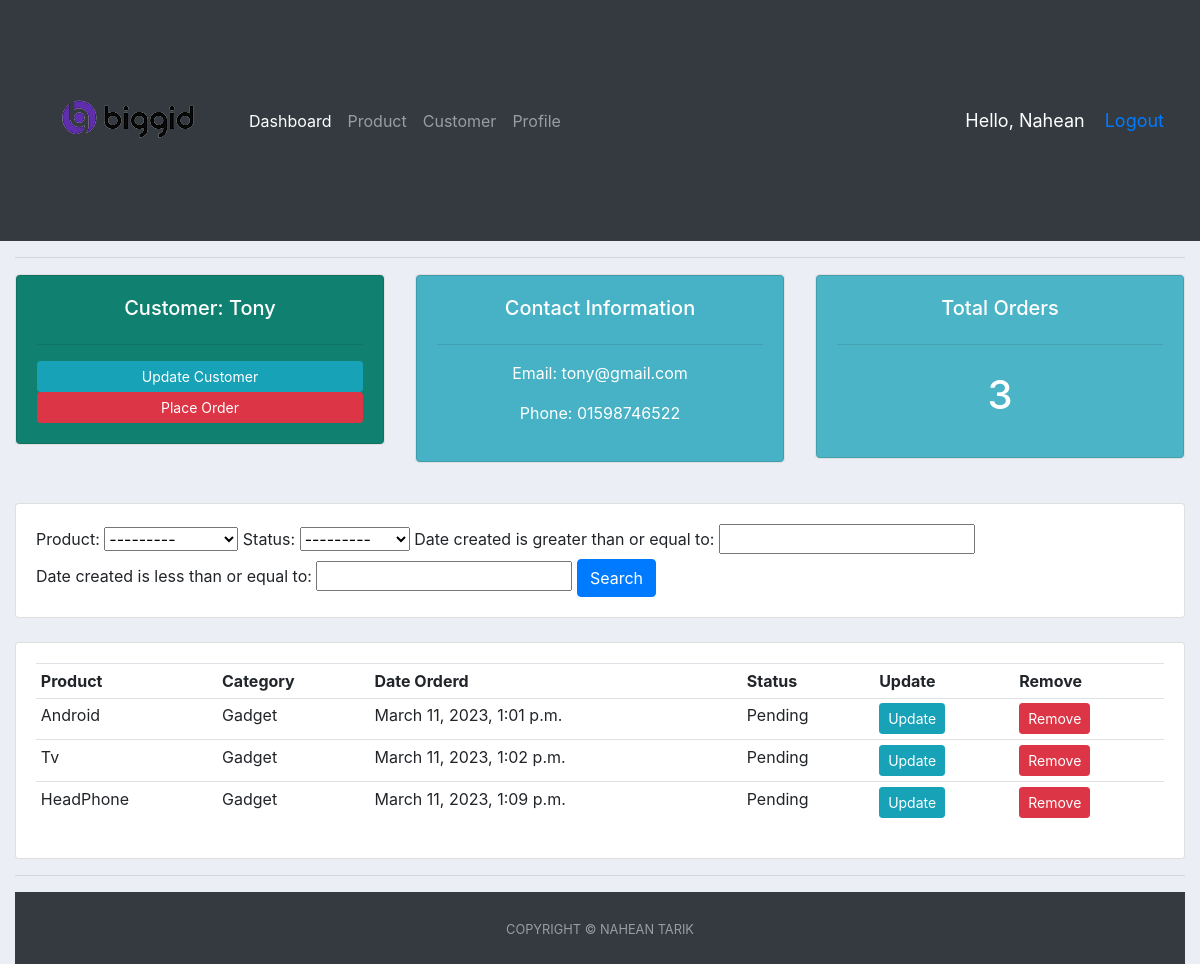
The app's page /customer/8/ (signed in), older data.
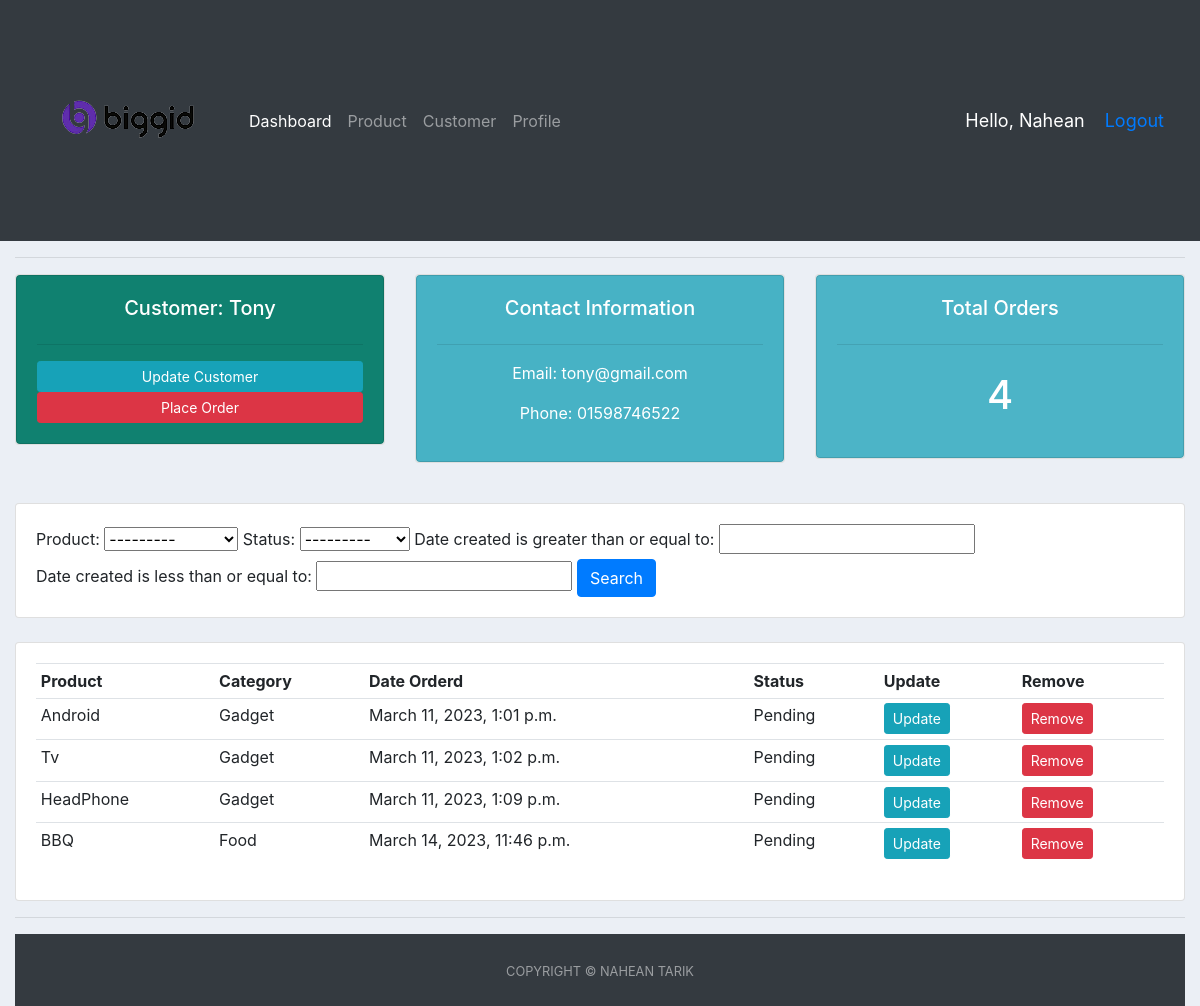
The same page, newer data.
### accounts/models.py (models this page shows, shortened)
class Customer(models.Model):
    user = models.OneToOneField(User, null=True, on_delete=models.CASCADE)
    name = models.CharField(max_length=200, null=True)
    phone = models.CharField(max_length=200, null=True)
    email = models.CharField(max_length=200, null=True)
    profile_pic = models.ImageField(null=True, blank=True)
    date_created = models.DateTimeField(auto_now_add=True, null=True)

class Order(models.Model):
    STATUS = (
        ('Pending', 'Pending'),
        ('On Process', 'On Process'),
        ('Delivered', 'Delivered'),
    )
    customer = models.ForeignKey(
        Customer, null=True, on_delete=models.SET_NULL)
    product = models.ForeignKey(Product, null=True, on_delete=models.SET_NULL)
    date_created = models.DateTimeField(auto_now_add=True, null=True)
    status = models.CharField(max_length=200, null=True, choices=STATUS)

class Product(models.Model):
    CATEGORY = (
        ('Food', 'Food'),
        ('Outdoor Item', 'Outdoor Item'),
        ('Gadget', 'Gadget'),
    )
    name = models.CharField(max_length=200, null=True)
    price = models.FloatField(null=True)
    category = models.CharField(max_length=200, null=True, choices=CATEGORY)
    Description = models.CharField(max_length=200, null=True, blank=True)
    date_created = models.DateTimeField(auto_now_add=True, null=True)
    tags = models.ManyToManyField(Tag)
    def __str__(self):
        return self.name

### accounts/decorators.py (the view)
        def wrapper_func(request, *args, **kwargs):
            group = None
            if request.user.groups.exists():
                group = request.user.groups.all()[0].name
            if group in allowed_roles:
                return view_func(request, *args, **kwargs)
            else:
                return HttpResponse('You are not authorized to view this page')

### accounts/views.py (called while the page is built)
@login_required(login_url='login')
@allowed_users(allowed_roles=['admin'])
def customer(request, cng):
    customer = Customer.objects.get(id=cng)
    orders = customer.order_set.all()
    myFilters = OrderFilters(request.GET, queryset=orders)
    orders = myFilters.qs
    total_orders = orders.count()
    context = {'orders': orders, 'customer': customer,
               'total_orders': total_orders, 'myFilters': myFilters}
    return render(request, 'accounts/customer.html', context)

### accounts/templates/accounts/customer.html
{% extends 'accounts/main.html' %} {% block content %}
<div class="row">
  <div class="col-md">
    <div class="card text-center text-white mb-3" id="Customer">
      <div class="card card-body" style="background-color: #108170">
        <h5>Customer: {{customer.name}}</h5>
        <hr />
        <a class="btn btn-sm btn-info" href="">Update Customer</a>
        <a
          class="btn btn-sm btn-danger"
          href="{% url 'create_order' customer.id %}"
          >Place Order</a
        >
      </div>
    </div>
  </div>
  <div class="col-md">
    <div class="card text-center text-white mb-3" id="Customer">
      <div class="card card-body" style="background-color: #47b2c5">
        <h5>Contact Information</h5>
        <hr />
        <p>Email: {{customer.email}}</p>
        <p>Phone: {{customer.phone}}</p>
      </div>
    </div>
  </div>
  <div class="col-md">
    <div class="card text-center text-white mb-3" id="Customer">
      <div class="card card-body" style="background-color: #4cb4c7">
        <h5>Total Orders</h5>
        <hr />
        <h1 style="text-align: center; padding: 10px">{{total_orders}}</h1>
      </div>
    </div>
  </div>
</div>
<br />
<div class="row">
  <div class="col">
    <div class="card card-body">
      <form method="get">
        {{myFilters.form}}
        <button class="btn btn-primary" type="submit">Search</button>
      </form>
    </div>
  </div>
</div>
<br />
<div class="row">
  <div class="col-md">
    <div class="card card-body">
      <table class="table table-sm">
        <tr>
          <th>Product</th>
          <th>Category</th>
          <th>Date Orderd</th>
          <th>Status</th>
          <th>Update</th>
          <th>Remove</th>
        </tr>
        {% for i in orders %}
        <tr>
          <td>{{i.product}}</td>
          <td>{{i.product.category}}</td>
          <td>{{i.date_created}}</td>
          <td>{{i.status}}</td>
          <td>
            <a class="btn btn-sm btn-info" href="{% url 'update_order' i.id %}"
              >Update</a
            >
          </td>
          <td>
            <a
              class="btn btn-sm btn-danger"
              href="{% url 'customer_order_delete' i.id %}"
              >Remove</a
            >
          </td>
        </tr>
        {% endfor %}
      </table>
    </div>
  </div>
</div>
{% endblock %}

### accounts/templates/accounts/main.html (shortened to what this page needs)
{% load static %}
<!DOCTYPE html>
<html lang="en">
  <head>
    <link
      rel="stylesheet"
      href="https://cdn.jsdelivr.net/npm/bootstrap@4.4.1/dist/css/bootstrap.min.css"
    />
  </head>
  <body>
    {% include 'accounts/navbar.html' %}
    <div class="container-fluid">
    <hr />
    {% block content %} {% endblock %}
    <hr />
    {% include 'accounts/footer.html' %}
  </body>
</html>

### accounts/templates/accounts/navbar.html (shortened to what this page needs)
{% load static %}
<nav class="navbar navbar-expand-lg navbar-dark bg-dark">
  <img src="{% static '/static/image/im1.png' %}">
    <div class="collapse navbar-collapse" id="navbarNav">
      <ul class="navbar-nav">
        {% if request.user.is_staff %}
        <li class="nav-item active">
          <a class="nav-link" href="{% url 'home' %}">Dashboard <span class="sr-only">(current)</span></a>
        </li>
        <li class="nav-item">
          <a class="nav-link" href="{% url 'product' %}">Product</a>
        </li>
      <li class="nav-item">
        <a class="nav-link" href="{% url 'customer_page' %}">Customer</a>
      </li>
      {% endif %}
      <li class="nav-item">
        <a class="nav-link" href="{% url 'accountSet' %}">Profile</a>
      </li>
     </ul>
    </div>
    <span class="hello-msg">Hello, {{request.user}}</span>
    <span class="hello-msg"><a href="{% url 'logout' %}">Logout</a></span>
  </nav>

### accounts/templates/accounts/footer.html
<footer
  id="sticky-footer"
  class="flex-shrink-0 py-4 bg-dark text-white-50 footer-expand-lg"
>
  <div class="container text-center">
    <small>COPYRIGHT &copy; NAHEAN TARIK </small>
  </div>
</footer>

### accounts/templates/accounts/main.html (style rules this page uses)
body { background-color: #ebeff5; }

### accounts/templates/accounts/navbar.html (style rules this page uses)
.hello-msg { font-size: 18px; color: white; margin-right: 20px; }

Row changes from the older to the newer data that the page shows:
added Order: product "BBQ", product.category "Food", date_created "March 14, 2023, 11:46 p.m.", status "Pending"
Text that changed along with them:
{{ total_orders }}: "3" → "4"
